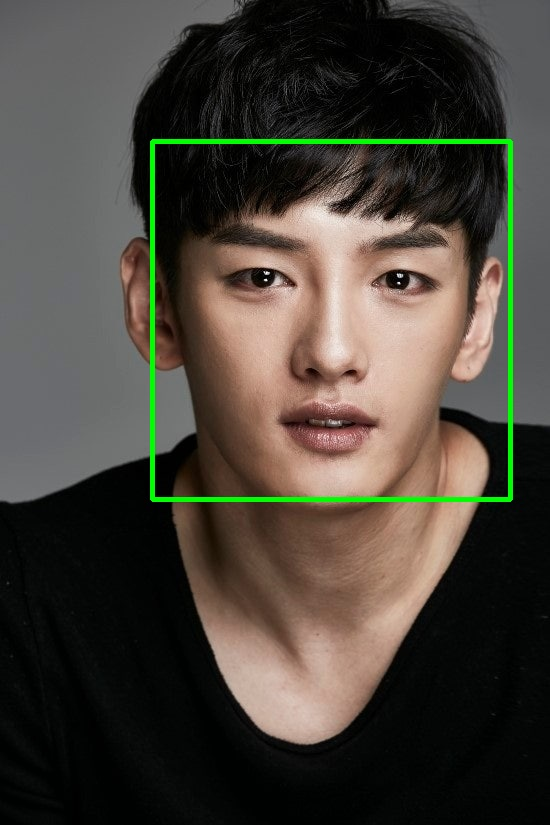
#> input picture PCCS/test_images/face_box.jpg, 550 x 825 px
$ python -i skin_extractor.py   (imports and definitions only)
#> lines starting #> are read from the running program, lines starting #| are printed output that depends on the picture; after the words box and inside, x2 and y2 are one past the last pixel; in counts of white or black regions, pixels touching at a corner belong together
#> in process_skin, img is the input picture: shape (825, 550, 3); mean B, G, R 57.6, 66.9, 72
import cv2
import numpy as np
from skimage import color
from pathlib import Path


class SkinNotFoundError(Exception):
    pass


# -------------------------------------------------------
# 1) 최소 화이트밸런스 (L만 5~8% 조절, a/b 보정 금지)
# -------------------------------------------------------
def minimal_white_balance(img):
    lab = cv2.cvtColor(img, cv2.COLOR_BGR2LAB).astype(np.float32)
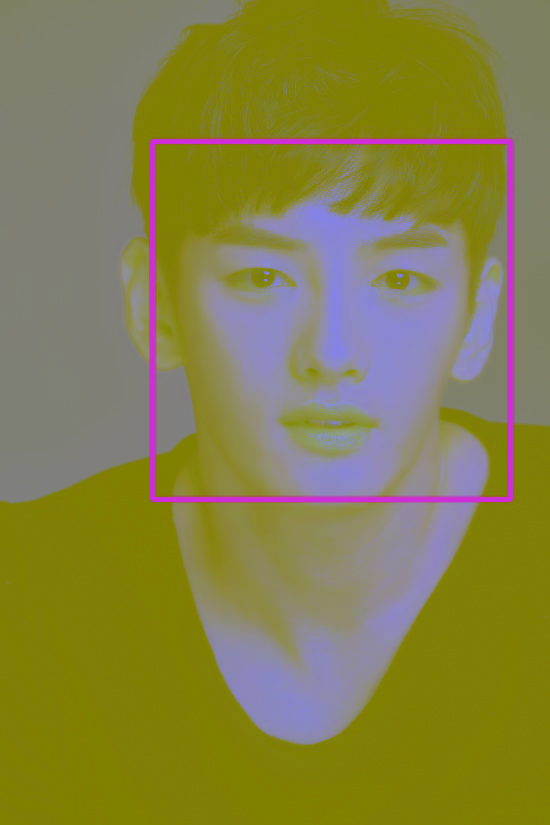
#> lab: shape (825, 550, 3) float32; mean B, G, R 71.4, 129.6, 133.7

    L = lab[:, :, 0]
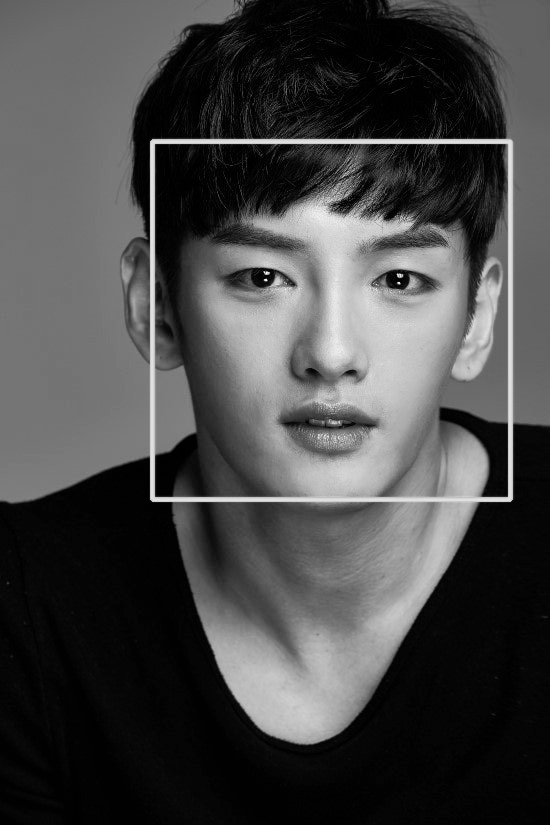
#> L: shape (825, 550) float32; min 0, max 252, mean 71.5
    avg_L = np.mean(L)
#> avg_L = 71.52

    # 5~8% 보정 — 절대 과보정 X
    target_L = 75.0
    ratio = target_L / (avg_L + 1e-6)
#> ratio = 1.05
    ratio = np.clip(ratio, 0.92, 1.08)

    lab[:, :, 0] = np.clip(L * ratio, 0, 255)

    return cv2.cvtColor(lab.astype(np.uint8), cv2.COLOR_LAB2BGR)


# -------------------------------------------------------
# 2) 가장 넓은 중립 YCrCb 피부 범위
# -------------------------------------------------------
def skin_mask_ycrcb(img):
    ycrcb = cv2.cvtColor(img, cv2.COLOR_BGR2YCrCb)
#> ycrcb: shape (825, 550, 3); mean of channels 0, 1, 2 70.8, 131.4, 122.4

    # 중립+보편 범위 (붉은/노란 피부 모두 감싸는 최소 조건)
    lower = np.array([0, 120, 90], dtype=np.uint8)
    upper = np.array([255, 168, 165], dtype=np.uint8)

    return cv2.inRange(ycrcb, lower, upper)
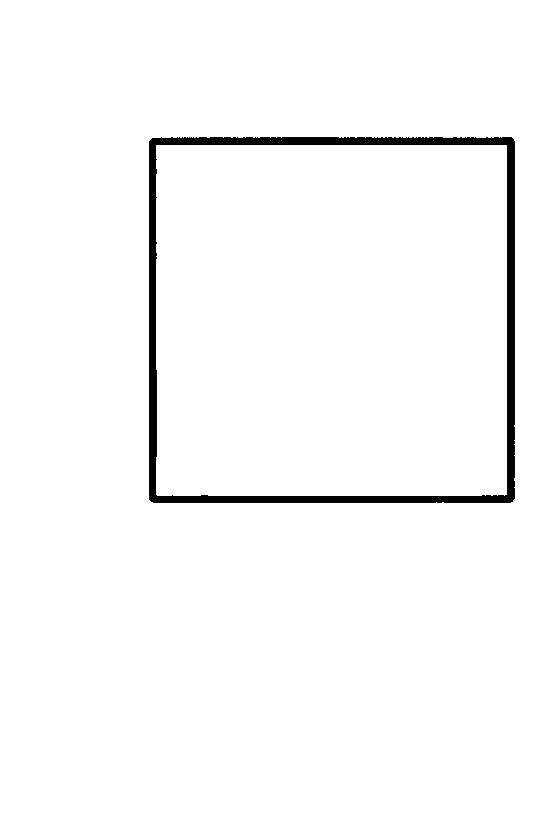
#> returned value: shape (825, 550); 97.6% white; 1 black region, box (x1, y1, x2, y2) and area: (149, 137, 515, 503) 10710


# -------------------------------------------------------
# 3) 가장 넓은 중립 HSV 피부 범위
# -------------------------------------------------------
def skin_mask_hsv(img):
    hsv = cv2.cvtColor(img, cv2.COLOR_BGR2HSV)
#> hsv: shape (825, 550, 3); mean H, S, V 40, 80.4, 80.4

    lower1 = np.array([0, 10, 40], dtype=np.uint8)
    upper1 = np.array([25, 200, 255], dtype=np.uint8)

    lower2 = np.array([160, 10, 40], dtype=np.uint8)
    upper2 = np.array([179, 200, 255], dtype=np.uint8)

    return cv2.bitwise_or(
        cv2.inRange(hsv, lower1, upper1),
        cv2.inRange(hsv, lower2, upper2)
    )
#> returned value: shape (825, 550); 30.9% white; 321 white regions (313 under 20 px), largest, box (x1, y1, x2, y2) and area: (156, 145, 507, 496) 86901, (172, 503, 480, 745) 48990, (117, 236, 149, 367) 3095


# -------------------------------------------------------
# 4) 그림자/하이라이트 최소 제거 (필수만)
# -------------------------------------------------------
def minimal_extreme_filter(gray, mask):
    dark = (gray < 55).astype(np.uint8) * 255
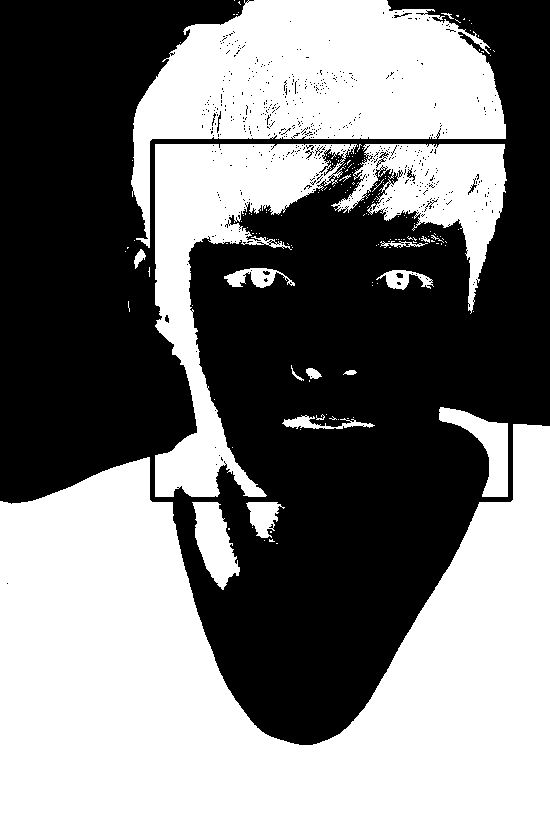
#> dark: shape (825, 550); 48.6% white; 169 white regions (149 under 20 px), largest, box (x1, y1, x2, y2) and area: (0, 424, 550, 825) 133789, (131, 0, 506, 248) 43476, (155, 144, 358, 497) 23615
    bright = (gray > 230).astype(np.uint8) * 255  # 밝은 부분 허용 넓힘
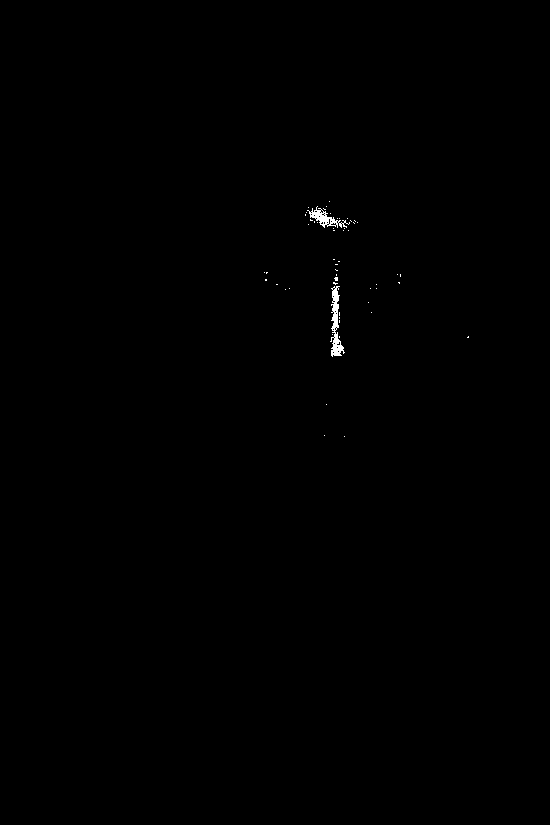
#> bright: shape (825, 550); 0.19% white; 55 white regions (53 under 20 px), largest, box (x1, y1, x2, y2) and area: (330, 286, 345, 357) 438, (307, 206, 350, 228) 294

    exclude = cv2.bitwise_or(dark, bright)
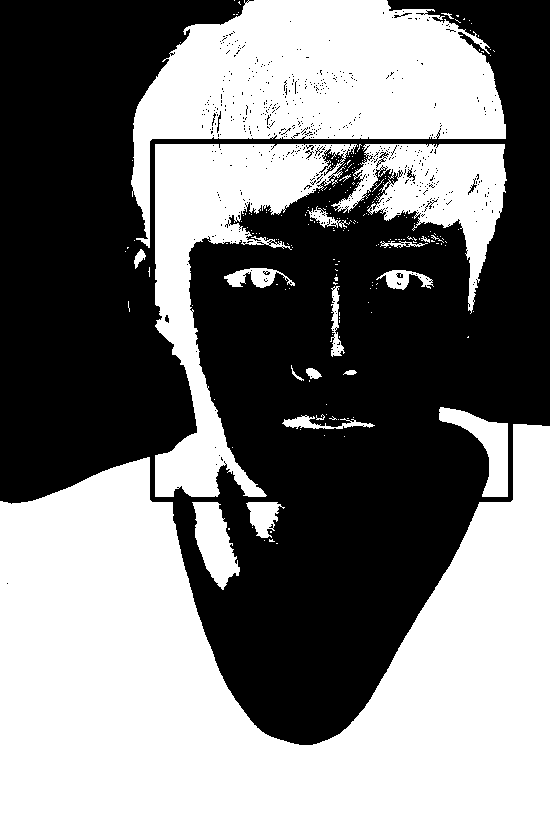
#> exclude: shape (825, 550); 48.8% white; 217 white regions (195 under 20 px), largest, box (x1, y1, x2, y2) and area: (0, 424, 550, 825) 133789, (131, 0, 506, 248) 43476, (155, 144, 358, 497) 23615
    return cv2.bitwise_and(mask, cv2.bitwise_not(exclude))
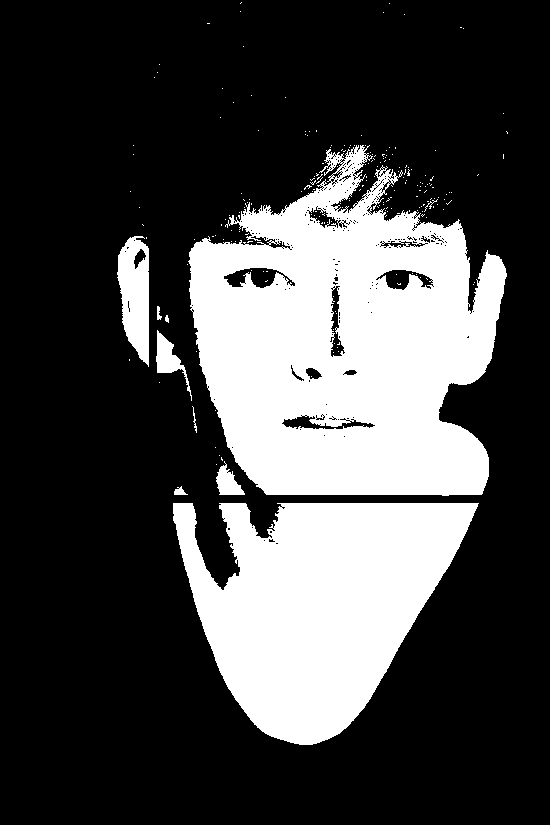
#> returned value: shape (825, 550); 27.5% white; 213 white regions (203 under 20 px), largest, box (x1, y1, x2, y2) and area: (188, 145, 507, 496) 74015, (173, 503, 479, 745) 46087, (117, 236, 149, 367) 2922


# -------------------------------------------------------
# 5) 최종 피부 Lab 추출 (최소 가공)
# -------------------------------------------------------
def process_skin(image_path):
    img_path = Path(image_path)
    img = cv2.imread(str(img_path))
    if img is None:
        raise FileNotFoundError(f"이미지를 찾을 수 없음: {image_path}")

    # 1) 최소 WB만 적용
    corrected = minimal_white_balance(img)

    # 2) 넓은 범위 피부마스크
    mask_y = skin_mask_ycrcb(corrected)
    mask_h = skin_mask_hsv(corrected)
    mask = cv2.bitwise_and(mask_y, mask_h)

    # 3) 최소 조명 제거
    gray = cv2.cvtColor(corrected, cv2.COLOR_BGR2GRAY)
    mask = minimal_extreme_filter(gray, mask)

    # 4) 가장 약한 blur
    mask = cv2.GaussianBlur(mask, (5, 5), 1)

    skin_pixels = corrected[mask > 0]
    if len(skin_pixels) < 400:   # threshold 완화
        raise SkinNotFoundError("피부 픽셀이 충분하지 않습니다.")

    # 5) Lab 변환 — 보정 없음
    rgb = skin_pixels[..., ::-1]
    lab = color.rgb2lab(rgb).reshape(-1, 3)

    # 6) 최종 피부색 = median
    skin_lab = np.median(lab, axis=0)
#> skin_lab = [56.61, 9.9, 13.92]

    return skin_lab, corrected, mask

>>> result = process_skin('../PCCS/test_images/face_box.jpg')
